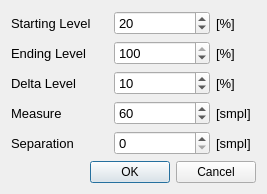
<?xml version="1.0" encoding="UTF-8"?>
<ui version="4.0">
 <class>DlgAutoCreate</class>
 <widget class="QDialog" name="DlgAutoCreate">
  <property name="geometry">
   <rect>
    <x>0</x>
    <y>0</y>
    <width>267</width>
    <height>192</height>
   </rect>
  </property>
  <property name="windowTitle">
   <string>Dialog Line Style</string>
  </property>
  <layout class="QVBoxLayout" name="verticalLayout">
   <item>
    <layout class="QGridLayout" name="gridLayout">
     <item row="0" column="0">
      <widget class="QLabel" name="label_4">
       <property name="minimumSize">
        <size>
         <width>70</width>
         <height>0</height>
        </size>
       </property>
       <property name="font">
        <font>
         <pointsize>10</pointsize>
         <italic>false</italic>
        </font>
       </property>
       <property name="text">
        <string>Starting Level</string>
       </property>
      </widget>
     </item>
     <item row="0" column="1">
      <widget class="QSpinBox" name="spinBox_MinLevel">
       <property name="minimumSize">
        <size>
         <width>80</width>
         <height>0</height>
        </size>
       </property>
       <property name="font">
        <font>
         <pointsize>10</pointsize>
         <italic>false</italic>
        </font>
       </property>
       <property name="maximum">
        <number>100</number>
       </property>
       <property name="value">
        <number>20</number>
       </property>
      </widget>
     </item>
     <item row="0" column="2">
      <widget class="QLabel" name="label_8">
       <property name="maximumSize">
        <size>
         <width>40</width>
         <height>16777215</height>
        </size>
       </property>
       <property name="font">
        <font>
         <pointsize>10</pointsize>
         <italic>false</italic>
        </font>
       </property>
       <property name="text">
        <string>[%]</string>
       </property>
      </widget>
     </item>
     <item row="1" column="0">
      <widget class="QLabel" name="label_5">
       <property name="minimumSize">
        <size>
         <width>70</width>
         <height>0</height>
        </size>
       </property>
       <property name="font">
        <font>
         <pointsize>10</pointsize>
         <italic>false</italic>
        </font>
       </property>
       <property name="text">
        <string>Ending Level</string>
       </property>
      </widget>
     </item>
     <item row="1" column="1">
      <widget class="QSpinBox" name="spinBox_MaxLevel">
       <property name="minimumSize">
        <size>
         <width>80</width>
         <height>0</height>
        </size>
       </property>
       <property name="font">
        <font>
         <pointsize>10</pointsize>
         <italic>false</italic>
        </font>
       </property>
       <property name="maximum">
        <number>100</number>
       </property>
       <property name="value">
        <number>100</number>
       </property>
      </widget>
     </item>
     <item row="1" column="2">
      <widget class="QLabel" name="label_9">
       <property name="maximumSize">
        <size>
         <width>40</width>
         <height>16777215</height>
        </size>
       </property>
       <property name="font">
        <font>
         <pointsize>10</pointsize>
         <italic>false</italic>
        </font>
       </property>
       <property name="text">
        <string>[%]</string>
       </property>
      </widget>
     </item>
     <item row="2" column="0">
      <widget class="QLabel" name="label_13">
       <property name="minimumSize">
        <size>
         <width>70</width>
         <height>0</height>
        </size>
       </property>
       <property name="font">
        <font>
         <pointsize>10</pointsize>
         <italic>false</italic>
        </font>
       </property>
       <property name="text">
        <string>Delta Level</string>
       </property>
      </widget>
     </item>
     <item row="2" column="1">
      <widget class="QSpinBox" name="spinBox_DLevel">
       <property name="minimumSize">
        <size>
         <width>80</width>
         <height>0</height>
        </size>
       </property>
       <property name="font">
        <font>
         <pointsize>10</pointsize>
         <italic>false</italic>
        </font>
       </property>
       <property name="minimum">
        <number>0</number>
       </property>
       <property name="maximum">
        <number>50</number>
       </property>
       <property name="value">
        <number>10</number>
       </property>
      </widget>
     </item>
     <item row="2" column="2">
      <widget class="QLabel" name="label_12">
       <property name="maximumSize">
        <size>
         <width>40</width>
         <height>16777215</height>
        </size>
       </property>
       <property name="font">
        <font>
         <pointsize>10</pointsize>
         <italic>false</italic>
        </font>
       </property>
       <property name="text">
        <string>[%]</string>
       </property>
      </widget>
     </item>
     <item row="3" column="0">
      <widget class="QLabel" name="label_6">
       <property name="minimumSize">
        <size>
         <width>70</width>
         <height>0</height>
        </size>
       </property>
       <property name="font">
        <font>
         <pointsize>10</pointsize>
         <italic>false</italic>
        </font>
       </property>
       <property name="text">
        <string>Measure</string>
       </property>
      </widget>
     </item>
     <item row="3" column="1">
      <widget class="QSpinBox" name="spinBox_Measure">
       <property name="minimumSize">
        <size>
         <width>80</width>
         <height>0</height>
        </size>
       </property>
       <property name="font">
        <font>
         <pointsize>10</pointsize>
         <italic>false</italic>
        </font>
       </property>
       <property name="minimum">
        <number>20</number>
       </property>
       <property name="maximum">
        <number>1000</number>
       </property>
       <property name="value">
        <number>60</number>
       </property>
      </widget>
     </item>
     <item row="3" column="2">
      <widget class="QLabel" name="label_10">
       <property name="maximumSize">
        <size>
         <width>40</width>
         <height>16777215</height>
        </size>
       </property>
       <property name="font">
        <font>
         <pointsize>10</pointsize>
         <italic>false</italic>
        </font>
       </property>
       <property name="text">
        <string>[smpl]</string>
       </property>
      </widget>
     </item>
     <item row="4" column="0">
      <widget class="QLabel" name="label_7">
       <property name="minimumSize">
        <size>
         <width>70</width>
         <height>0</height>
        </size>
       </property>
       <property name="font">
        <font>
         <pointsize>10</pointsize>
         <italic>false</italic>
        </font>
       </property>
       <property name="text">
        <string>Separation</string>
       </property>
      </widget>
     </item>
     <item row="4" column="1">
      <widget class="QSpinBox" name="spinBox_Separation">
       <property name="minimumSize">
        <size>
         <width>80</width>
         <height>0</height>
        </size>
       </property>
       <property name="font">
        <font>
         <pointsize>10</pointsize>
         <italic>false</italic>
        </font>
       </property>
       <property name="maximum">
        <number>100</number>
       </property>
      </widget>
     </item>
     <item row="4" column="2">
      <widget class="QLabel" name="label_11">
       <property name="maximumSize">
        <size>
         <width>40</width>
         <height>16777215</height>
        </size>
       </property>
       <property name="font">
        <font>
         <pointsize>10</pointsize>
         <italic>false</italic>
        </font>
       </property>
       <property name="text">
        <string>[smpl]</string>
       </property>
      </widget>
     </item>
    </layout>
   </item>
   <item>
    <widget class="QDialogButtonBox" name="buttonBox">
     <property name="orientation">
      <enum>Qt::Horizontal</enum>
     </property>
     <property name="standardButtons">
      <set>QDialogButtonBox::Cancel|QDialogButtonBox::Ok</set>
     </property>
    </widget>
   </item>
   <item>
    <spacer name="verticalSpacer">
     <property name="orientation">
      <enum>Qt::Vertical</enum>
     </property>
     <property name="sizeHint" stdset="0">
      <size>
       <width>20</width>
       <height>0</height>
      </size>
     </property>
    </spacer>
   </item>
  </layout>
 </widget>
 <resources/>
 <connections>
  <connection>
   <sender>buttonBox</sender>
   <signal>accepted()</signal>
   <receiver>DlgAutoCreate</receiver>
   <slot>accept()</slot>
   <hints>
    <hint type="sourcelabel">
     <x>248</x>
     <y>254</y>
    </hint>
    <hint type="destinationlabel">
     <x>157</x>
     <y>274</y>
    </hint>
   </hints>
  </connection>
  <connection>
   <sender>buttonBox</sender>
   <signal>rejected()</signal>
   <receiver>DlgAutoCreate</receiver>
   <slot>reject()</slot>
   <hints>
    <hint type="sourcelabel">
     <x>316</x>
     <y>260</y>
    </hint>
    <hint type="destinationlabel">
     <x>286</x>
     <y>274</y>
    </hint>
   </hints>
  </connection>
 </connections>
</ui>
